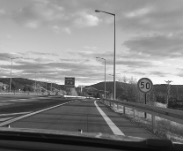
#> input picture images/input.png, 184 x 152 px, found by its file name
$ jupyter execute --allow-errors part1a.ipynb
#> lines starting #> are read from the running program, lines starting #| are printed output that depends on the picture
[cell 1]
import cv2
import numpy as np
import matplotlib.pyplot as plt

# Define the similarity measures
def correlationMeasure(P,T):
    # Convert to np.float64
    P = np.float64(P)
    T = np.float64(T)

    # Compute correlation measure
    val = np.sum(P * T)
    return val

def zeroMeanCorrelationMeasure(P,T):
    # Convert to np.float64
    P = np.float64(P)
    T = np.float64(T)
    T_mean = np.mean(T)
    P_mean =  np.mean(P)

    # Compute zero-mean correlation measure
    val = np.sum((P - P_mean) * (T-T_mean))

    return val

def sumOfSquaredDifferenceMeasure(P,T):
    # Convert to np.float64
    P = np.float64(P)
    T = np.float64(T)

    # Compute sum of squared difference measure
    val = np.sum((P-T) ** 2)

    return val


def normalizedCrossCorrelationMeasure(P,T):
    # Convert to np.float64
    P = np.float64(P)
    T = np.float64(T)

    # Compute normalized cross-correlation measure
    P_mean = np.mean(P)
    T_mean = np.mean(T)
    val = np.sum((P - P_mean) * (T - T_mean)) / np.sqrt(np.sum((P - P_mean) ** 2) * np.sum((T - T_mean) ** 2))

    return val

def template_matching(input_image, template_image, measure_function):
    input_image_norm = cv2.normalize(input_image.astype('float'), None, 0.0, 1.0, cv2.NORM_MINMAX)
    template_image_norm = cv2.normalize(template_image.astype('float'), None, 0.0, 1.0, cv2.NORM_MINMAX)

    # Get template and input image dimensions
    template_height, template_width = template_image_norm.shape
    input_height, input_width = input_image_norm.shape

    # Compute half template dimensions
    half_template_height = template_height // 2
    half_template_width = template_width // 2

    # Create a result image to store similarity scores
    result_image = np.zeros((input_height, input_width))

    # Compute similarity score for each pixel in the input image
    for x in range(half_template_height, input_height - half_template_height):
        for y in range(half_template_width, input_width - half_template_width):
            # Extract a patch from the input image centered at the current pixel
            input_patch = input_image_norm[x - half_template_height:x + half_template_height + 1,
                                            y - half_template_width:y + half_template_width + 1]

            # Compute the similarity score between the input patch and the template image
            score = measure_function(input_patch, template_image_norm)

            # Store the similarity score in the result image
            result_image[x, y] = score

    return result_image

# Load input and template images
input_img = cv2.imread("input.png", cv2.IMREAD_GRAYSCALE)
#> input_img is the input picture: shape (152, 184); min 7, max 255, mean 133.5
template_img = cv2.imread("template.png", cv2.IMREAD_GRAYSCALE)
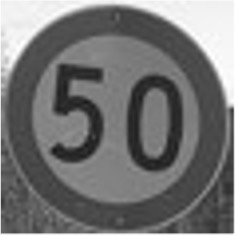
#> input picture images/template.png, 236 x 236 px, found by its file name
#> template_img is the input picture: shape (236, 236); min 23, max 255, mean 116.3

# Get the sizes of the input and template images
#input_size = input_img.shape
#template_size = template_img.shape

# Define the size of the template
correlation_img = template_matching(input_img, template_img, correlationMeasure)
#> in template_matching, `template_image_norm = cv2.normalize(template_image.astype('float'), No..`:
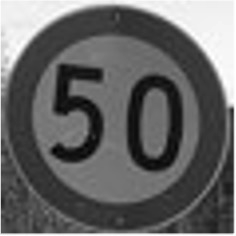
#> template_image_norm: shape (236, 236) float64; min -5.2e-18, max 1, mean 0.402; drawn with min black and max white
#> after the loop in template_matching, `for x in range(half_template_height, input_height - half_template_heig..`: result_image: shape (152, 184) float64; every value is 0
zm_correlation_img = template_matching(input_img, template_img, zeroMeanCorrelationMeasure)
ssd_img = template_matching(input_img, template_img, sumOfSquaredDifferenceMeasure)
ncc_img = template_matching(input_img, template_img, normalizedCrossCorrelationMeasure)

# Display the original image
plt.subplot(2,2,1)
plt.imshow(correlation_img, cmap='jet')
plt.axis('off')
plt.title('Correlation')

# Display the binary image
plt.subplot(2,2,2)
plt.imshow(zm_correlation_img, cmap='jet')
plt.axis('off')
plt.title('Zero Mean Correlation')

# Display the dilated image
plt.subplot(2,2,3)
plt.imshow(ssd_img, cmap='jet')
plt.axis('off')
plt.title('Sum of Squared Difference')

# Display the eroded image
plt.subplot(2,2,4)
plt.imshow(ncc_img, cmap='jet')
plt.axis('off')
plt.title('Normalized Cross Correlation')


plt.show()
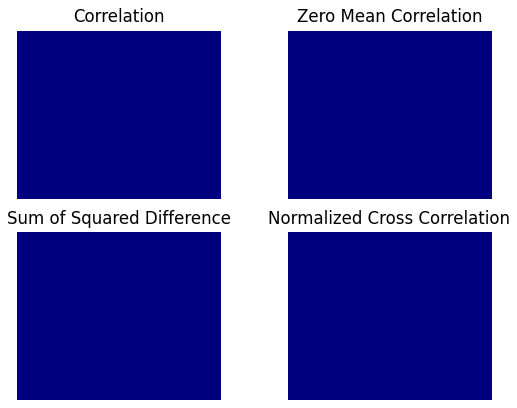
#> figure drawn by matplotlib, 4 panels

# Perform template matching with different similarity measures
correlation_result = template_matching(input_img, template_img, correlationMeasure)
zero_mean_result = template_matching(input_img, template_img, zeroMeanCorrelationMeasure)
normalized_cross_correlation_result = template_matching(input_img, template_img, normalizedCrossCorrelationMeasure)
squared_difference_result = template_matching(input_img, template_img, sumOfSquaredDifferenceMeasure)

# Find the location of the maximum similarity pixel for each result image
_, _, _, max_loc_correlation = cv2.minMaxLoc(correlation_result)
#> max_loc_correlation = (0, 0)
_, _, _, max_loc_zero_mean = cv2.minMaxLoc(zero_mean_result)
#> max_loc_zero_mean = (0, 0)
_, _, _, max_loc_normalized_cross_correlation = cv2.minMaxLoc(normalized_cross_correlation_result)
#> max_loc_normalized_cross_correlation = (0, 0)
_, _, max_loc_squared_difference, _ = cv2.minMaxLoc(squared_difference_result)
#> max_loc_squared_difference = (0, 0)

# Draw rectangle around the neighborhood of maximum similarity pixel
input_image_with_rectangles = cv2.cvtColor(input_img, cv2.COLOR_GRAY2BGR)
template_h, template_w = template_img.shape[:2]
#> template_h = 236; template_w = 236

cv2.rectangle(input_image_with_rectangles, max_loc_correlation, (max_loc_correlation[0] + template_w, max_loc_correlation[1] + template_h), (0, 255, 0), 2)
cv2.rectangle(input_image_with_rectangles, max_loc_zero_mean, (max_loc_zero_mean[0] + template_w, max_loc_zero_mean[1] + template_h), (0, 0, 255), 2)
cv2.rectangle(input_image_with_rectangles, max_loc_normalized_cross_correlation, (max_loc_normalized_cross_correlation[0] + template_w, max_loc_normalized_cross_correlation[1] + template_h), (255, 0, 0), 2)
cv2.rectangle(input_image_with_rectangles, max_loc_squared_difference, (max_loc_squared_difference[0] + template_w, max_loc_squared_difference[1] + template_h), (255, 255, 0), 2)
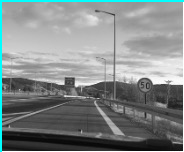
#> input_image_with_rectangles: shape (152, 184, 3); mean B, G, R 136.2, 136.2, 130.1


# Display input image and template image with rectangles
plt.subplot(2,2,1)
plt.imshow(input_image_with_rectangles)
plt.axis('off')
plt.title('Input Image with Rectangle')

# Display the binary image
plt.subplot(2,2,2)
#> (the rest of this cell did not finish here and is left out)
